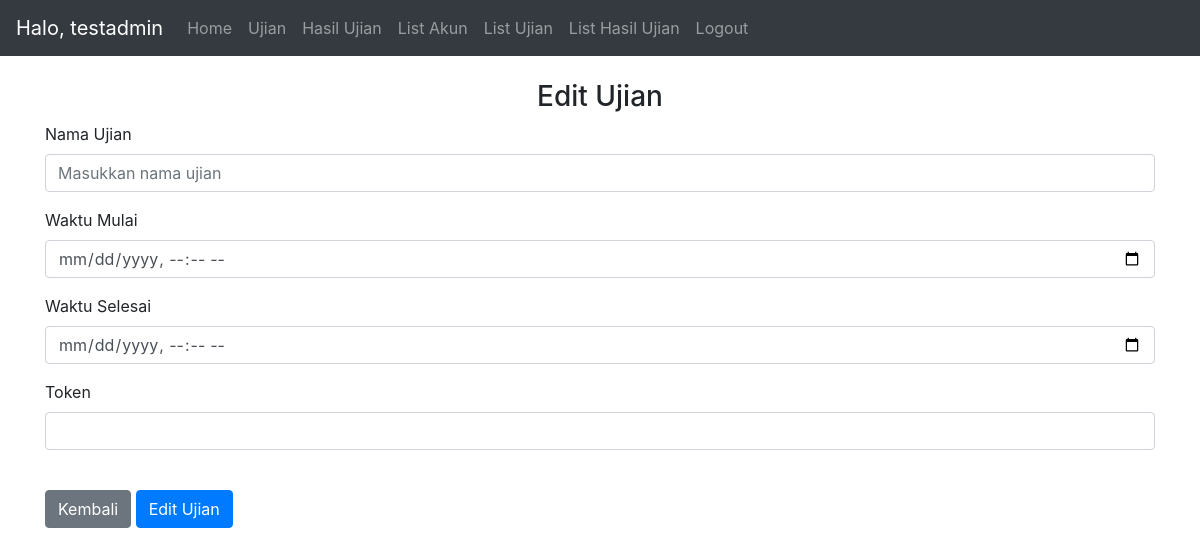
The page /edit_exam/6 (signed in) on the database as committed earlier.
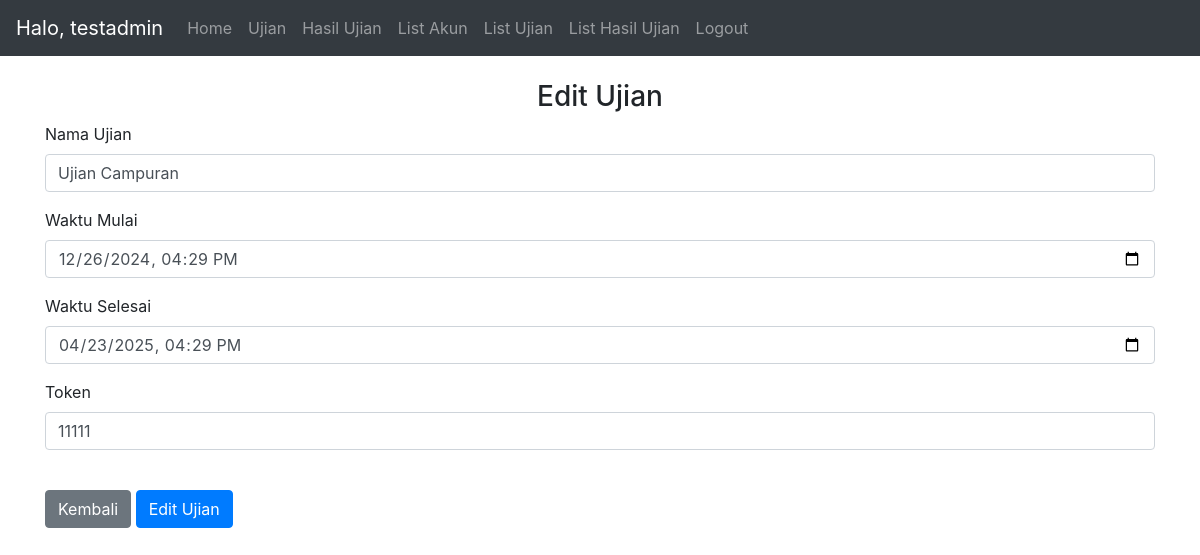
The same page on the database as committed later.
### website/models.py (models this page shows)
class Exam(db.Model):
    id = db.Column(db.Integer, primary_key=True)
    name = db.Column(db.String(150))
    start_time = db.Column(db.DateTime(timezone=True))
    end_time = db.Column(db.DateTime(timezone=True))
    token = db.Column(db.String(15), unique=True)
    results = db.relationship('Result')
    questions = db.relationship('Question')
    useranswer = db.relationship('UserAnswer')

### website/views.py (the view, shortened to what this page needs)
@views.route('/edit_exam/<id>', methods=['GET','POST'])
@login_required
def edit_exam(id):
    if current_user.type != 'admin':
        return redirect("/")
    else:
        db_exam = Exam.query.get(id)
        return render_template("edit_exam.html", user=current_user, exam=db_exam)#, kelas=db_class)

### website/__init__.py (called while the page is built)
def create_app():
    app = Flask(__name__)
    app.config['SECRET_KEY'] = 'secret key'
    app.config['SQLALCHEMY_DATABASE_URI'] = f'sqlite:///{DB_NAME}'
    db.init_app(app)
    from .views import views
    from .auth import auth
    app.register_blueprint(views, url_prefix='/')
    app.register_blueprint(auth, url_prefix='/')
    from .models import User, Note, Exam, Result, Question,UserAnswer #,Class
    with app.app_context():
        db.create_all()
    login_manager = LoginManager()
    login_manager.login_view = 'auth.login'
    login_manager.init_app(app)
    @login_manager.user_loader
    def load_user(id):
        return User.query.get(int(id))
    return app

### website/templates/edit_exam.html
{% extends "base.html" %} {% block title %}Edit Ujian{% endblock %} {% block content
%}
<br>
<form method="POST">
  <h3 align="center">Edit Ujian</h3>
  <div class="form-group">
    <label for="exam">Nama Ujian</label>
    <input
      type="text"
      class="form-control"
      id="name"
      name="name"
      placeholder="Masukkan nama ujian"
      value="{{exam.name}}"
      required
    />
  </div>
  <div class="form-group">
    <label for="start">Waktu Mulai</label> <br>
    <input
      type="datetime-local"
      class="form-control"
      id="start"
      name="start"
      value="{{exam.start_time}}"
      required
      />
  </div>
  <div class="form-group">
    <label for="end">Waktu Selesai</label> <br>
    <input
      type="datetime-local"
      class="form-control"
      id="end"
      name="end"
      value="{{exam.end_time}}"
      required
    />
  </div>
  <div class="form-group">
    <label for="token">Token</label> <br>
    <input
      type="number"
      class="form-control"
      id="token"
      name="token"
      maxlength="15"
      value="{{exam.token}}"
      required
    />
  </div>
  <br>
  <a type="button" class="btn btn-secondary" href="/list_exam/1">Kembali</a>
  <button type="submit" class="btn btn-primary">Edit Ujian</button>
</form>
{% endblock %}

Rows that differ between the two databases and show on the page:
added Exam: name "Ujian Campuran", start "12/26/2024 16:29", end "04/23/2025 16:29", token "11111"
